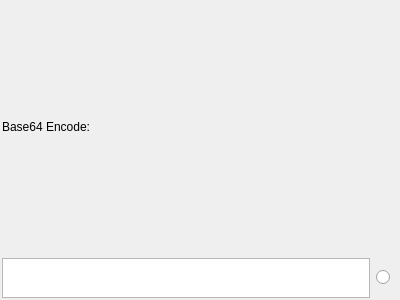
<?xml version="1.0" encoding="UTF-8"?>
<ui version="4.0">
 <class>EncoderFormfield</class>
 <widget class="QWidget" name="EncoderFormfield">
  <property name="geometry">
   <rect>
    <x>0</x>
    <y>0</y>
    <width>400</width>
    <height>300</height>
   </rect>
  </property>
  <property name="windowTitle">
   <string>Form</string>
  </property>
  <layout class="QVBoxLayout" name="verticalLayout_2">
   <property name="leftMargin">
    <number>2</number>
   </property>
   <property name="topMargin">
    <number>2</number>
   </property>
   <property name="rightMargin">
    <number>10</number>
   </property>
   <property name="bottomMargin">
    <number>2</number>
   </property>
   <item>
    <layout class="QVBoxLayout" name="verticalLayout">
     <item>
      <widget class="QLabel" name="label">
       <property name="text">
        <string>Base64 Encode:</string>
       </property>
      </widget>
     </item>
     <item>
      <layout class="QHBoxLayout" name="horizontalLayout_2">
       <item>
        <widget class="QPlainTextEdit" name="encodedText">
         <property name="maximumSize">
          <size>
           <width>16777215</width>
           <height>40</height>
          </size>
         </property>
        </widget>
       </item>
       <item>
        <widget class="QRadioButton" name="radioButton">
         <property name="text">
          <string/>
         </property>
        </widget>
       </item>
      </layout>
     </item>
    </layout>
   </item>
  </layout>
 </widget>
 <resources/>
 <connections/>
</ui>
